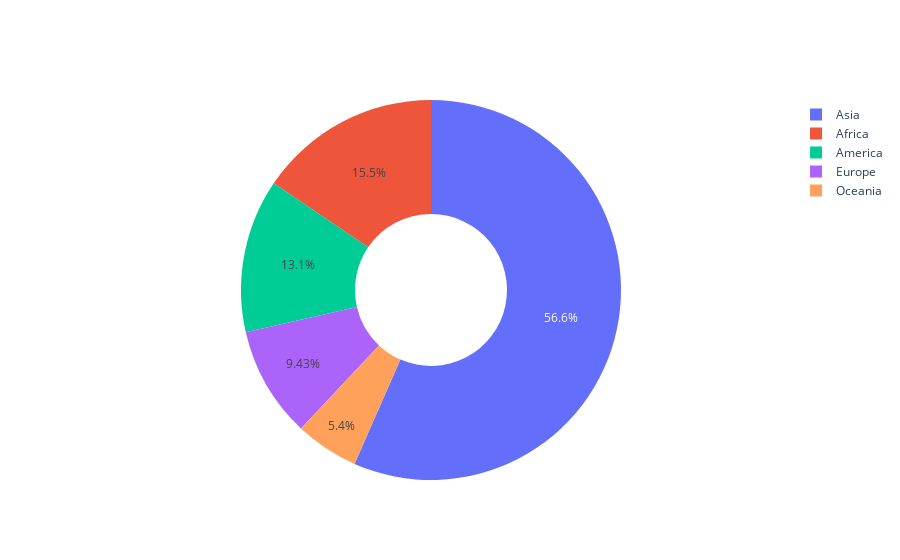

Here is the notebook cell this chart was saved with:
### Code cell
## Se can set some more options in Pie chart
pie = go.Pie(
    labels=continents, 
    values=population,
    hoverinfo='label+value',
    hole=0.4
)
data = [pie]
offline.iplot(data)

### Figure 1 — Plotly figure (JSON) as saved in the notebook; plotly's stock layout.template omitted (floating-point values rounded to 4 significant figures)
{"data": [{"hole": 0.4, "hoverinfo": "label+value", "labels": ["Asia", "Africa", "America", "Europe", "Oceania"], "type": "pie", "values": [4436, 1216, 1024, 739, 423]}], "layout": {"autosize": true}}
